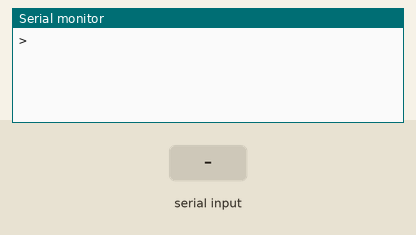
Recording of a sketch running on a simulated Arduino Uno, built with avr-gcc and run on an emulated ATmega328P. On the bench: the last lines printed to the serial monitor. Inputs (shaded band) come from the test bench.

Above: at 1.2 s.
1.3 s: "90,45\n" received over Serial
At 2.2 s:
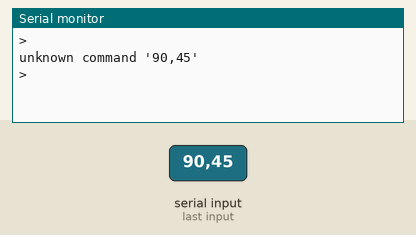
2.8 s: "0\n" received over Serial
At 3.4 s:
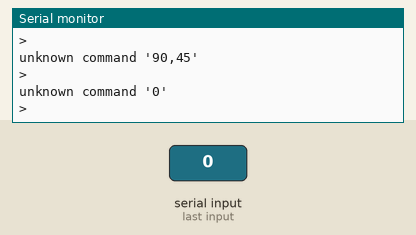

Measured:
- after the input at 1.3 s, the serial monitor: prints a new line at once (image 1)
- after the input at 2.8 s, the serial monitor: prints a new line at once (image 2)

The sketch:

RGB.NET_Bitwizard_compatible.ino
```cpp
#include "FastLED.h"

// This sketch allows to use the arduino as a BitwizardWS2812USBDevice.
// Since the communication is text-based it's to slow to process realtime data,
// but it can be used from a basic terminal by hand.
//
// If you want to use it only with RGB.NET you should in nearly all cases prefer the 'RGB.NET_Arduino'-sketch.

//#### CONFIGURATION ####

#define NUM_LEDS 384
#define LED_PIN 6

#define BAUD_RATE 115200
#define SERIAL_PROMPT '>'

//#######################

bool serialCommandReceived = false;
int bufferLength = 0;
char inputBuffer[256] = "";

CRGB leds[NUM_LEDS];

//-----------------------

void setLed(int led, long r, long g, long b)
{
  leds[led].setRGB(r, g, b);
}

void setLed(int led, long color)
{
  long r = color >> 16;
  long g = color >> 8 & 0xFF;
  long b = color & 0xFF;
  setLed(led, r, g, b);
}

void setAllLeds(long r, long g, long b)
{
  fill_solid(leds, NUM_LEDS, CRGB(r, g, b));
}

void updateLeds()
{
  FastLED.show();
}

void setup()
{
  FastLED.addLeds<NEOPIXEL, LED_PIN>(leds, NUM_LEDS);

  Serial.begin(BAUD_RATE);
  Serial.println(SERIAL_PROMPT);
}

void loop()
{
  if(serialCommandReceived)
  {
    if(strncmp(&inputBuffer[0], "set", 3) == 0)
    {
      char *end;
      int led = (int)strtol(&inputBuffer[3], &end, 10);
      long color = strtol(end, NULL, 16);
      setLed(led, color);
    }
    else if(strncmp(&inputBuffer[0], "update", 6) == 0)
    {
      updateLeds();
    }
    else if(strncmp(&inputBuffer[0], "pix", 3) == 0) // shortcut for set and update (as in the bitwizard controller)
    {
      char *end;
      int led = (int)strtol(&inputBuffer[3], &end, 10);
      long color = strtol(end, NULL, 16);
      setLed(led, color);
      updateLeds();
    }
    else if(strncmp(&inputBuffer[0], "black", 5) == 0) // shortcut for all set black and update
    {
      setAllLeds(0, 0, 0);
      updateLeds();
    }
    else if(strncmp(&inputBuffer[0], "white", 5) == 0) // shortcut for all set white and update
    {
      setAllLeds(255, 255, 255);
      updateLeds();
    }
    else if(bufferLength > 0)
    {
      Serial.println("unknown command '" + String(inputBuffer) + "'");
    }

    Serial.println(SERIAL_PROMPT);

    memset(&inputBuffer[0], 0, sizeof(inputBuffer));
    bufferLength = 0;
    serialCommandReceived = false;
  }
}

void serialEvent()
{
  while (Serial.available() && !serialCommandReceived)
  {
    char inChar = (char)Serial.read();
    switch(inChar)
    {
      case '\r':
        serialCommandReceived = true;
        break;

      case '\n':
        serialCommandReceived = true;
        break;

      default:
        inputBuffer[bufferLength++] = inChar;
        break;
    }
  }
}
```
